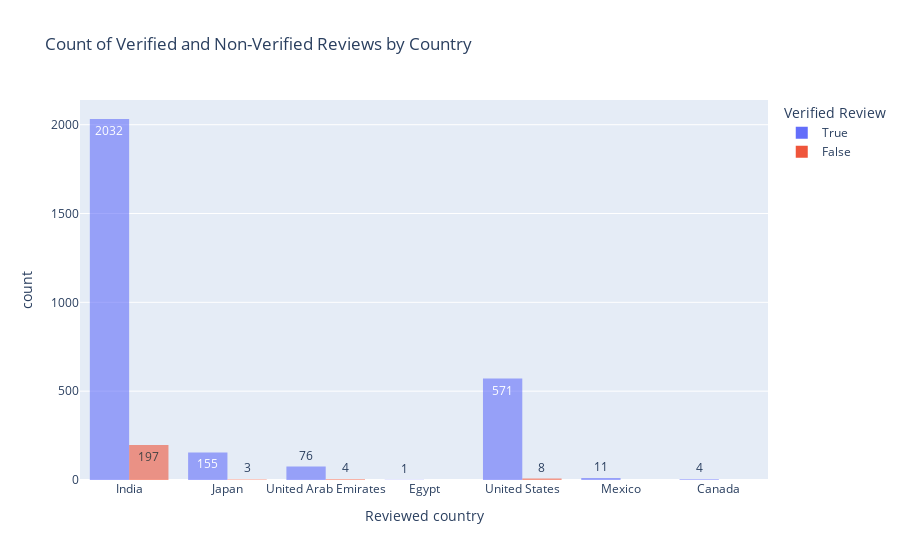
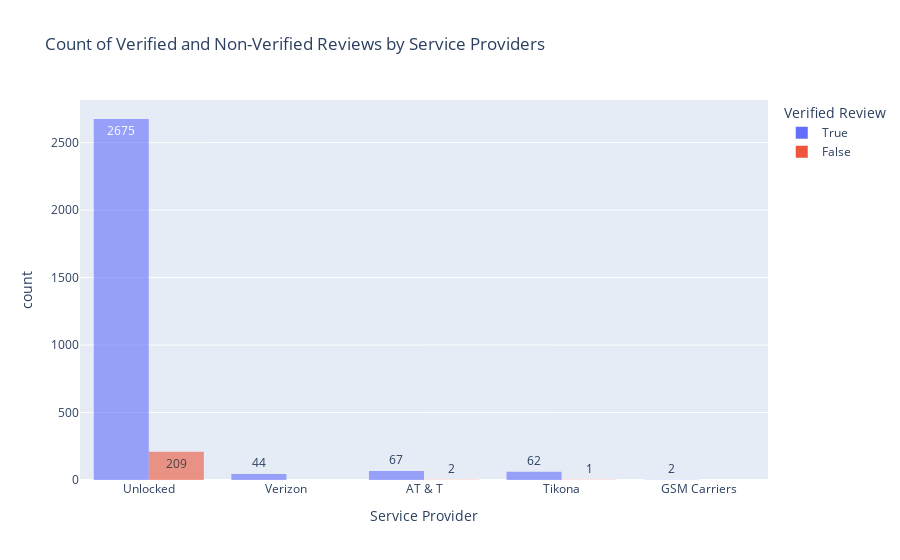

Write notebook code for charts like these, in order.
### Code cell
# Create the histogram
fig = px.histogram(
    df, 
    x='Reviewed country', 
    color='isVerified',
    title='Count of Verified and Non-Verified Reviews by Country',
    labels={'isVerified': 'Verified Review'},
    barmode='group',  # 'group' for side-by-side bars
    height=600,
    opacity = 0.6,
    text_auto=True,
    color_discrete_sequence=px.colors.qualitative.Plotly
)


# Show the figure
fig.show()

# Create the histogram
fig = px.histogram(
    df, 
    x='Service Provider', 
    color='isVerified',
    title='Count of Verified and Non-Verified Reviews by Service Providers',
    labels={'isVerified': 'Verified Review'},
    barmode='group',  # 'group' for side-by-side bars
    height=600,
    opacity = 0.6,
    text_auto=True,
    color_discrete_sequence=px.colors.qualitative.Plotly
)

# Show the figure
fig.show()

### Figure 1 — Plotly figure (JSON) as saved in the notebook; plotly's stock layout.template omitted (floating-point values rounded to 4 significant figures; data arrays with more than 128 entries replaced by an {"elided": "..."} marker saying what was removed)
{"data": [{"alignmentgroup": "True", "bingroup": "x", "hovertemplate": "Verified Review=True<br>Reviewed country=%{x}<br>count=%{y}<extra></extra>", "legendgroup": "True", "marker": {"color": "#636EFA", "opacity": 0.6, "pattern": {"shape": ""}}, "name": "True", "offsetgroup": "True", "orientation": "v", "showlegend": true, "texttemplate": "%{value}", "type": "histogram", "x": {"elided": "2850 str values"}, "xaxis": "x", "yaxis": "y"}, {"alignmentgroup": "True", "bingroup": "x", "hovertemplate": "Verified Review=False<br>Reviewed country=%{x}<br>count=%{y}<extra></extra>", "legendgroup": "False", "marker": {"color": "#EF553B", "opacity": 0.6, "pattern": {"shape": ""}}, "name": "False", "offsetgroup": "False", "orientation": "v", "showlegend": true, "texttemplate": "%{value}", "type": "histogram", "x": {"elided": "212 str values"}, "xaxis": "x", "yaxis": "y"}], "layout": {"autosize": true, "barmode": "group", "legend": {"title": {"text": "Verified Review"}, "tracegroupgap": 0}, "title": {"text": "Count of Verified and Non-Verified Reviews by Country"}, "xaxis": {"anchor": "y", "autorange": true, "domain": [0, 1], "range": [-0.5, 6.5], "title": {"text": "Reviewed country"}, "type": "category"}, "yaxis": {"anchor": "x", "autorange": true, "domain": [0, 1], "range": [0, 2139.0], "title": {"text": "count"}}}}

### Figure 2 — Plotly figure (JSON) as saved in the notebook; plotly's stock layout.template omitted (floating-point values rounded to 4 significant figures; data arrays with more than 128 entries replaced by an {"elided": "..."} marker saying what was removed)
{"data": [{"alignmentgroup": "True", "bingroup": "x", "hovertemplate": "Verified Review=True<br>Service Provider=%{x}<br>count=%{y}<extra></extra>", "legendgroup": "True", "marker": {"color": "#636EFA", "opacity": 0.6, "pattern": {"shape": ""}}, "name": "True", "offsetgroup": "True", "orientation": "v", "showlegend": true, "texttemplate": "%{value}", "type": "histogram", "x": {"elided": "2850 str values"}, "xaxis": "x", "yaxis": "y"}, {"alignmentgroup": "True", "bingroup": "x", "hovertemplate": "Verified Review=False<br>Service Provider=%{x}<br>count=%{y}<extra></extra>", "legendgroup": "False", "marker": {"color": "#EF553B", "opacity": 0.6, "pattern": {"shape": ""}}, "name": "False", "offsetgroup": "False", "orientation": "v", "showlegend": true, "texttemplate": "%{value}", "type": "histogram", "x": {"elided": "212 str values"}, "xaxis": "x", "yaxis": "y"}], "layout": {"autosize": true, "barmode": "group", "legend": {"title": {"text": "Verified Review"}, "tracegroupgap": 0}, "title": {"text": "Count of Verified and Non-Verified Reviews by Service Providers"}, "xaxis": {"anchor": "y", "autorange": true, "domain": [0, 1], "range": [-0.5, 4.5], "title": {"text": "Service Provider"}, "type": "category"}, "yaxis": {"anchor": "x", "autorange": true, "domain": [0, 1], "range": [0, 2816.0], "title": {"text": "count"}}}}
